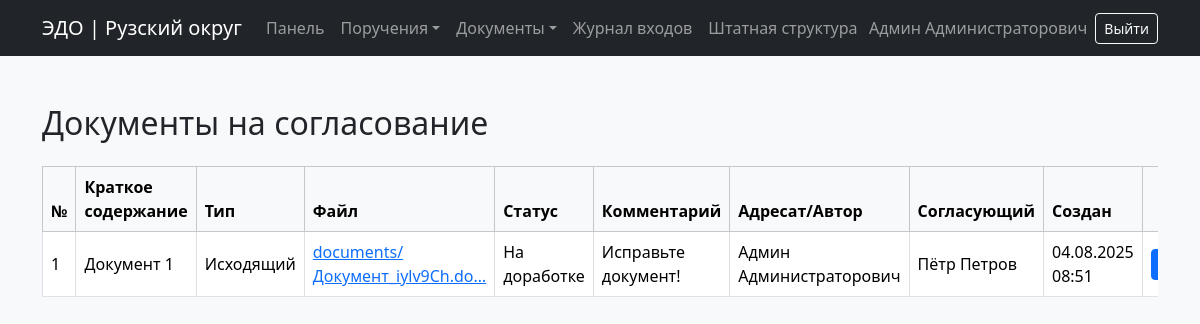
The page /documents_for_update/ (signed in) on the database its author committed.
### users/models.py (models this page shows, shortened)
class Document(models.Model):
    STATUS_CHOICES = [
        ('на согласовании', 'На согласовании'),
        ('одобрен', 'Одобрен'),
        ('на доработке', 'На доработке'),
    ]
    TYPE_CHOICES = [
        ('Исходящий', 'Исходящий'),
        ('Входящий', 'Входящий'),
    ]
    title = models.CharField("Краткое содержание", max_length=255)
    type_choices = models.CharField("Тип документа", max_length=20, choices=TYPE_CHOICES, blank=True, null=True)
    description = models.TextField("Краткое описание", blank=True)
    file = models.FileField("Файл", upload_to='documents/')
    department = models.ForeignKey('Department', on_delete=models.CASCADE, blank=True, null=True)
    status = models.CharField(max_length=20, choices=STATUS_CHOICES, default='на согласовании')
    reviewer_comment = models.TextField("Комментарий руководителя", blank=True)
    creator = models.ForeignKey(User, on_delete=models.CASCADE, related_name="doc_creators", blank=True, null=True)
    executor = models.ForeignKey(User, verbose_name="Кто будет согласовывать?", on_delete=models.CASCADE, related_name="doc_executors", blank=True, null=True)
    created_at = models.DateTimeField(auto_now_add=True)

### users/views.py (the view)
# urls.py: path('documents_for_update/', documents_for_update, name='documents_for_update'),
@login_required
def documents_for_update(request):
    documents = Document.objects.filter(creator=request.user, status='на доработке')
    return render(request, 'users/review_list.html', {'documents': documents})

### templates/users/review_list.html (shortened to what this page needs)
{% extends 'base.html' %}
{% block content %}
<div class="container py-5">
    {% if request.user.groups.all.0.name == 'Сотрудник' %}
    <h2 class="mb-4">Документы на доработке</h2>
    {% else %}
    <h2 class="mb-4">Документы на согласование</h2>
    {% endif %}
    {% if documents %}
        <div class="table-responsive">
            <table class="table table-bordered table-hover align-middle">
                <thead class="table-light">
                    <tr>
                        <th>№</th>
                        <th>Краткое содержание</th>
                        <th>Тип</th>
                        <th>Файл</th>
                        <th>Статус</th>
                        <th>Комментарий</th>
                        <th>Адресат/Автор</th>
                        <th>Согласующий</th>
                        <th>Создан</th>
                        <th></th>
                    </tr>
                </thead>
                <tbody>
                    {% for doc in documents %}
                        <tr>
                            <td>{{ forloop.counter }}</td>
                            <td>{{ doc.title }}</td>
                            <td>{{ doc.type_choices }}</td>
                            <td>
                                {% if doc.file %}
                                    <a href="{{ doc.file.url }}" target="_blank">{{ doc.file.name|truncatechars:30 }}</a>
                                {% else %}
                                    —
                                {% endif %}
                            </td>
                            <td>{{ doc.get_status_display }}</td>
                            <td>{{ doc.reviewer_comment|default:"—" }}</td>
                            <td>{{ doc.creator.get_full_name|default:doc.creator.username }}</td>
                            <td>{{ doc.executor.get_full_name|default:doc.executor.username }}</td>
                            <td>{{ doc.created_at|date:"d.m.Y H:i" }}</td>
                            <td>
                                <a href="{% url 'review_document' doc.id %}" class="btn btn-sm btn-primary">
                                </a>
                            </td>
                        </tr>
                    {% endfor %}
                </tbody>
            </table>
        </div>
    {% else %}
        <div class="alert alert-info">Нет документов, ожидающих согласования.</div>
    {% endif %}
</div>
{% endblock %}

### templates/base.html (shortened to what this page needs)
<!DOCTYPE html>
<html lang="ru">
<head>
    <link href="https://cdn.jsdelivr.net/npm/bootstrap@5.3.3/dist/css/bootstrap.min.css" rel="stylesheet">
</head>
<body class="bg-light">
<nav class="navbar navbar-expand-lg navbar-dark bg-dark">
  <div class="container">
    <a class="navbar-brand" href="{% url 'dashboard' %}">ЭДО | Рузский округ</a>
    <div class="collapse navbar-collapse" id="mainNavbar">
      <ul class="navbar-nav me-auto mb-2 mb-lg-0">
        {% if user.is_authenticated %}
        <li class="nav-item">
          <a class="nav-link" href="{% url 'dashboard' %}">Панель</a>
        </li>
        <li class="nav-item dropdown">
          <a class="nav-link dropdown-toggle" href="#" role="button" data-bs-toggle="dropdown">Поручения</a>
        </li>
        <li class="nav-item dropdown">
          <a class="nav-link dropdown-toggle" href="#" role="button" data-bs-toggle="dropdown">Документы</a>
        </li>
        <li class="nav-item">
          <a class="nav-link" href="{% url 'login_journal' %}">Журнал входов</a>
        </li>
        <li class="nav-item">
          <a class="nav-link" href="{% url 'staff_structure_view' %}">Штатная структура</a>
        </li>
      </ul>
        <span class="navbar-text me-2">
          {{ user.get_full_name|default:user.username }}
        </span>
        <form action="{% url 'logout' %}" method="post" class="d-inline">
          <button class="btn btn-outline-light btn-sm">Выйти</button>
        </form>
      {% endif %}
    </div>
  </div>
</nav>
{% block content %}
{% endblock %}
</body>
</html>

### rows shown on the page
Document: title "Документ 1", type_choices "Исходящий", file.name "documents/Документ_iylv9Ch.do…", status "На доработке", reviewer_comment "Исправьте документ!", creator.get_full_name "Админ Администраторович", executor.get_full_name "Пётр Петров", created_at "04.08.2025 08:51"

### other values the page prints
{{ user.get_full_name|default:user.username }} "Админ Администраторович"
